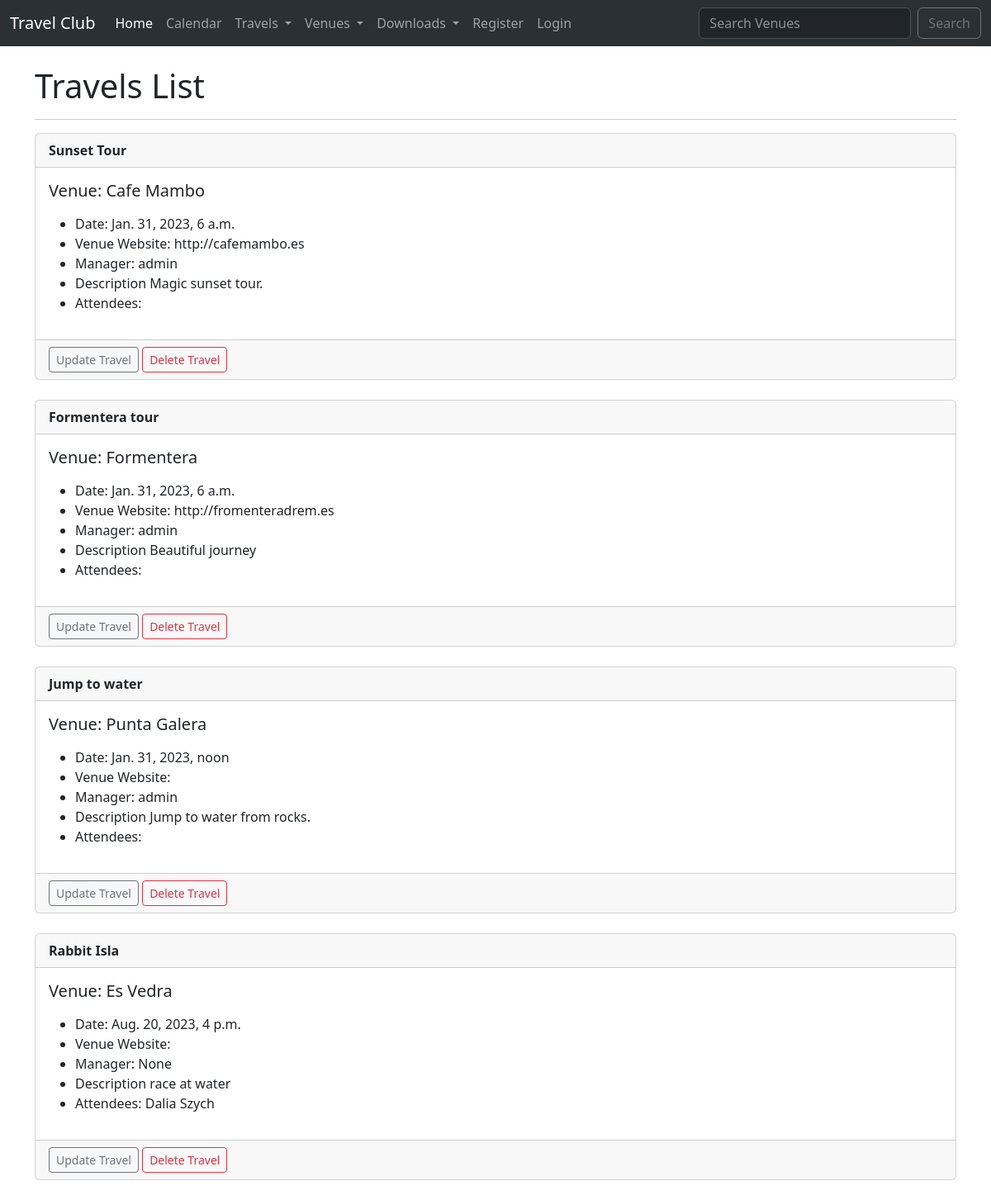
/travels, run on the app's committed database.
### travel/models.py (models this page shows)
class Travel(models.Model):
    name = models.CharField('Travel Name', max_length=120)
    travel_date = models.DateTimeField('Travel Date')
    venue = models.ForeignKey(
        Venue, blank=True, null=True, on_delete=models.CASCADE)
    manager = models.ForeignKey(User, blank=True, null=True, on_delete=models.SET_NULL)
    description = models.TextField(blank=True)
    attendees = models.ManyToManyField(TravelUser, blank=True)
    def __str__(self):
        return self.name

class Venue(models.Model):
    name = models.CharField('Venue Name', max_length=120)
    address = models.CharField(max_length=300)
    zip_code = models.CharField('Zip Code', max_length=15)
    phone = models.CharField('Contact Phone', max_length=25, blank=True)
    web = models.URLField('Website Address', blank=True)
    email_address = models.EmailField('Email', blank=True)
    def __str__(self):
        return self.name

class TravelUser(models.Model):
    first_name = models.CharField(max_length=30)
    last_name = models.CharField(max_length=30)
    email = models.EmailField('User Email')
    def __str__(self):
        return self.first_name + ' ' + self.last_name

### travel/views.py (the view)
# urls.py: path('travels', views.all_travels, name='list-travels'),
def all_travels(request):
    travel_list = Travel.objects.all().order_by('travel_date')
    return render(request, 'travel/travel_list.html', {
        'travel_list': travel_list
    })

### travel/templates/travel/travel_list.html
{% extends 'travel/base.html' %}
{% block content %}
<h1>Travels List</h1>
<hr>
    {% for travel in travel_list %}
    <div class="card">
        <div class="card-header">
            <strong>{{ travel }}</strong>
        </div>
        <div class="card-body">
          <h5 class="card-title">Venue: {{ travel.venue }}</h5>
          <p class="card-text">
            <ul>
                <li>Date: {{ travel.travel_date }} </li>
                <li>Venue Website: {{ travel.venue.web }} </li>
                <li>Manager: {{ travel.manager }} </li>
                <li>Description {{ travel.description }} </li>
                <li>Attendees:
                {% for user in travel.attendees.all %}
                {{ user }}
                {% endfor %}
            </li>
            </ul>
          </p>
        </div>
        <div class="card-footer text-muted">
          <a href="{% url 'update-travel' travel.id %}" class="btn btn-outline-secondary btn-sm">Update Travel</a>
          <a href="{% url 'delete-travel' travel.id %}" class="btn btn-outline-danger btn-sm">Delete Travel</a>
        </div>
      </div>
      <br>
    {% endfor %}
{% endblock %}

### data on the page
Travel: name "Sunset Tour", venue "Cafe Mambo", travel_date "Jan. 31, 2023, 6 a.m.", venue.web "http://cafemambo.es", manager "admin", description "Magic sunset tour."
Travel: name "Formentera tour", venue "Formentera", travel_date "Jan. 31, 2023, 6 a.m.", venue.web "http://fromenteradrem.es", manager "admin", description "Beautiful journey"
Travel: name "Jump to water", venue "Punta Galera", travel_date "Jan. 31, 2023, noon", manager "admin", description "Jump to water from rocks."
Travel: name "Rabbit Isla", venue "Es Vedra", travel_date "Aug. 20, 2023, 4 p.m.", manager "None", description "race at water"
TravelUser: first_name+last_name "Dalia Szych"
